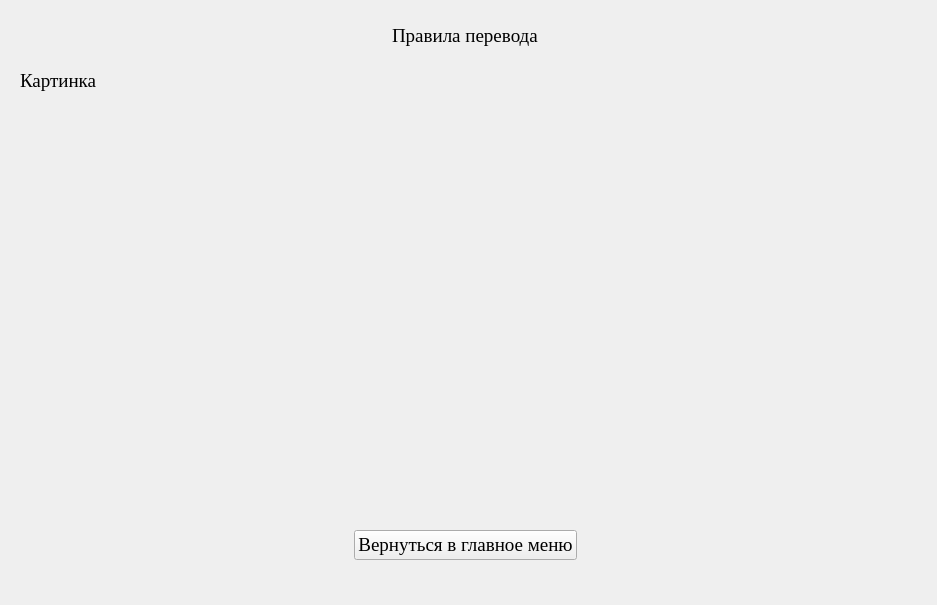
<?xml version="1.0" encoding="UTF-8"?>
<ui version="4.0">
 <class>MainWindow</class>
 <widget class="QMainWindow" name="MainWindow">
  <property name="geometry">
   <rect>
    <x>0</x>
    <y>0</y>
    <width>937</width>
    <height>605</height>
   </rect>
  </property>
  <property name="font">
   <font>
    <family>Times New Roman</family>
    <pointsize>14</pointsize>
   </font>
  </property>
  <property name="windowTitle">
   <string>MainWindow</string>
  </property>
  <widget class="QWidget" name="centralwidget">
   <widget class="QWidget" name="horizontalLayoutWidget">
    <property name="geometry">
     <rect>
      <x>20</x>
      <y>10</y>
      <width>891</width>
      <height>51</height>
     </rect>
    </property>
    <layout class="QHBoxLayout" name="horizontalLayout">
     <item>
      <spacer name="horizontalSpacer_2">
       <property name="orientation">
        <enum>Qt::Horizontal</enum>
       </property>
       <property name="sizeHint" stdset="0">
        <size>
         <width>40</width>
         <height>20</height>
        </size>
       </property>
      </spacer>
     </item>
     <item>
      <widget class="QLabel" name="label_2">
       <property name="text">
        <string>Правила перевода</string>
       </property>
      </widget>
     </item>
     <item>
      <spacer name="horizontalSpacer">
       <property name="orientation">
        <enum>Qt::Horizontal</enum>
       </property>
       <property name="sizeHint" stdset="0">
        <size>
         <width>40</width>
         <height>20</height>
        </size>
       </property>
      </spacer>
     </item>
    </layout>
   </widget>
   <widget class="QLabel" name="image">
    <property name="geometry">
     <rect>
      <x>20</x>
      <y>60</y>
      <width>101</width>
      <height>41</height>
     </rect>
    </property>
    <property name="text">
     <string>Картинка</string>
    </property>
   </widget>
   <widget class="QWidget" name="horizontalLayoutWidget_2">
    <property name="geometry">
     <rect>
      <x>20</x>
      <y>520</y>
      <width>891</width>
      <height>51</height>
     </rect>
    </property>
    <layout class="QHBoxLayout" name="horizontalLayout_2">
     <item>
      <spacer name="horizontalSpacer_4">
       <property name="orientation">
        <enum>Qt::Horizontal</enum>
       </property>
       <property name="sizeHint" stdset="0">
        <size>
         <width>40</width>
         <height>20</height>
        </size>
       </property>
      </spacer>
     </item>
     <item>
      <widget class="QPushButton" name="ToMenu">
       <property name="text">
        <string>Вернуться в главное меню</string>
       </property>
      </widget>
     </item>
     <item>
      <spacer name="horizontalSpacer_3">
       <property name="orientation">
        <enum>Qt::Horizontal</enum>
       </property>
       <property name="sizeHint" stdset="0">
        <size>
         <width>40</width>
         <height>20</height>
        </size>
       </property>
      </spacer>
     </item>
    </layout>
   </widget>
  </widget>
  <widget class="QMenuBar" name="menubar">
   <property name="geometry">
    <rect>
     <x>0</x>
     <y>0</y>
     <width>937</width>
     <height>32</height>
    </rect>
   </property>
  </widget>
 </widget>
 <resources/>
 <connections/>
</ui>
